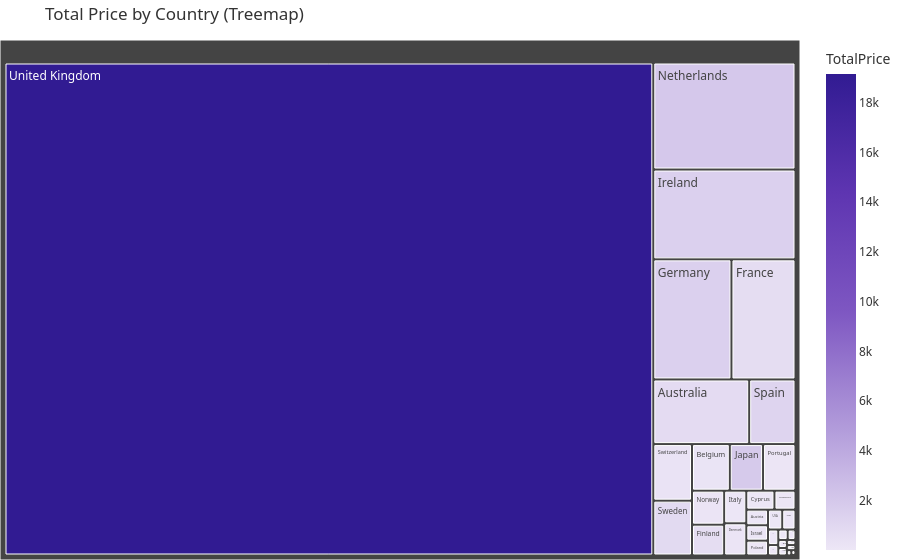

The notebook cell saved with this chart:
### Markdown cell above
# Total Price by Country (Country Level Sales)

### Code cell
import pandas as pd
import plotly.express as px
%matplotlib inline

# Load your CSV
df = pd.read_csv("../data/gold/country_revenue.csv")

# Treemap
fig = px.treemap(
    df,
    path=["Country"],
    values="TotalPrice",
    color="TotalPrice",
    hover_data={"TotalPrice": ":,"},
    color_continuous_scale=[
        "#ede7f6",  # light lavender
        "#b39ddb",  # soft purple
        "#7e57c2",  # medium purple
        "#5e35b1",  # deep purple
        "#311b92"   # indigo
    ],
    title="Total Price by Country (Treemap)"
)

fig.update_layout(
    margin=dict(l=0, r=0, t=40, b=0),
    font=dict(
        family="Segoe UI, Roboto, Arial",
        size=12,
        color="#333"
    )
)

fig.show()

### Figure 1 — Plotly figure (JSON) as saved in the notebook; plotly's stock layout.template omitted (floating-point values rounded to 4 significant figures)
{"data": [{"branchvalues": "total", "customdata": [[793.8], [58.16], [33.32], [239.7], [85.03], [28.47], [95.46], [58.07], [194.0], [670.1], [675.7], [1481.0], [78.18], [71.05], [1476.0], [152.8], [79.96], [1916.0], [82.77], [100.8], [34.01], [1991.0], [178.2], [80.8], [134.1], [14.62], [110.4], [19.64], [1211.0], [882.6], [250.5], [64.12], [67.53], [19150.0]], "domain": {"x": [0, 1], "y": [0, 1]}, "hovertemplate": "labels=%{label}<br>TotalPrice_sum=%{value}<br>parent=%{parent}<br>id=%{id}<br>TotalPrice=%{color:,}<extra></extra>", "ids": ["Australia", "Austria", "Bahrain", "Belgium", "Brazil", "Canada", "Cyprus", "Czech Republic", "Denmark", "Finland", "France", "Germany", "Greece", "Iceland", "Ireland", "Israel", "Italy", "Japan", "Lebanon", "Lithuania", "Malta", "Netherlands", "Norway", "Poland", "Portugal", "Saudi Arabia", "Singapore", "South Africa", "Spain", "Sweden", "Switzerland", "USA", "United Arab Emirates", "United Kingdom"], "labels": ["Australia", "Austria", "Bahrain", "Belgium", "Brazil", "Canada", "Cyprus", "Czech Republic", "Denmark", "Finland", "France", "Germany", "Greece", "Iceland", "Ireland", "Israel", "Italy", "Japan", "Lebanon", "Lithuania", "Malta", "Netherlands", "Norway", "Poland", "Portugal", "Saudi Arabia", "Singapore", "South Africa", "Spain", "Sweden", "Switzerland", "USA", "United Arab Emirates", "United Kingdom"], "marker": {"coloraxis": "coloraxis", "colors": [793.8, 58.16, 33.32, 239.7, 85.03, 28.47, 95.46, 58.07, 194.0, 670.1, 675.7, 1481.0, 78.18, 71.05, 1476.0, 152.8, 79.96, 1916.0, 82.77, 100.8, 34.01, 1991.0, 178.2, 80.8, 134.1, 14.62, 110.4, 19.64, 1211.0, 882.6, 250.5, 64.12, 67.53, 19150.0]}, "name": "", "parents": ["", "", "", "", "", "", "", "", "", "", "", "", "", "", "", "", "", "", "", "", "", "", "", "", "", "", "", "", "", "", "", "", "", ""], "type": "treemap", "values": [68670.0, 3758.0, 227.1, 19510.0, 763.9, 1087.0, 5918.0, 489.4, 7900.0, 10990.0, 85230.0, 104000.0, 2919.0, 1764.0, 141500.0, 3700.0, 8010.0, 17160.0, 713.5, 266.0, 1188.0, 168700.0, 12130.0, 3570.0, 16740.0, 22.44, 4426.0, 483.2, 33150.0, 23520.0, 24260.0, 3132.0, 903.9, 3544000.0]}], "layout": {"coloraxis": {"colorbar": {"title": {"text": "TotalPrice"}}, "colorscale": [[0, "#ede7f6"], [0.25, "#b39ddb"], [0.5, "#7e57c2"], [0.75, "#5e35b1"], [1, "#311b92"]]}, "font": {"color": "#333", "family": "Segoe UI, Roboto, Arial", "size": 12}, "legend": {"tracegroupgap": 0}, "margin": {"b": 0, "l": 0, "r": 0, "t": 40}, "title": {"text": "Total Price by Country (Treemap)"}}}
